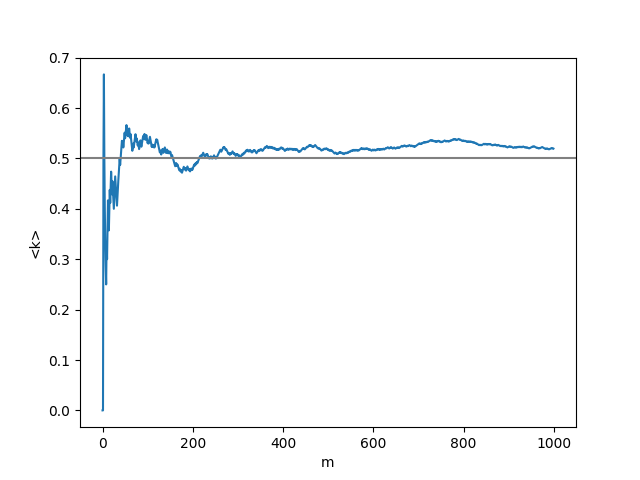

Recreate this plot in Python.
import numpy as np 
import matplotlib.pyplot as plt

count = 0
M = 1000
x = np.zeros(M)
y = np.zeros(M)
hit = 0

for m in range(1,M):
	rand_num = np.random.random_sample()
	if rand_num < 0.5:
		hit  = hit + 1
	y[m] = hit/m
	x[m] = m


plt.plot(x, y)
plt.axhline(0.5, color="gray")
plt.ylabel('<k>')
plt.xlabel('m')
plt.show()
